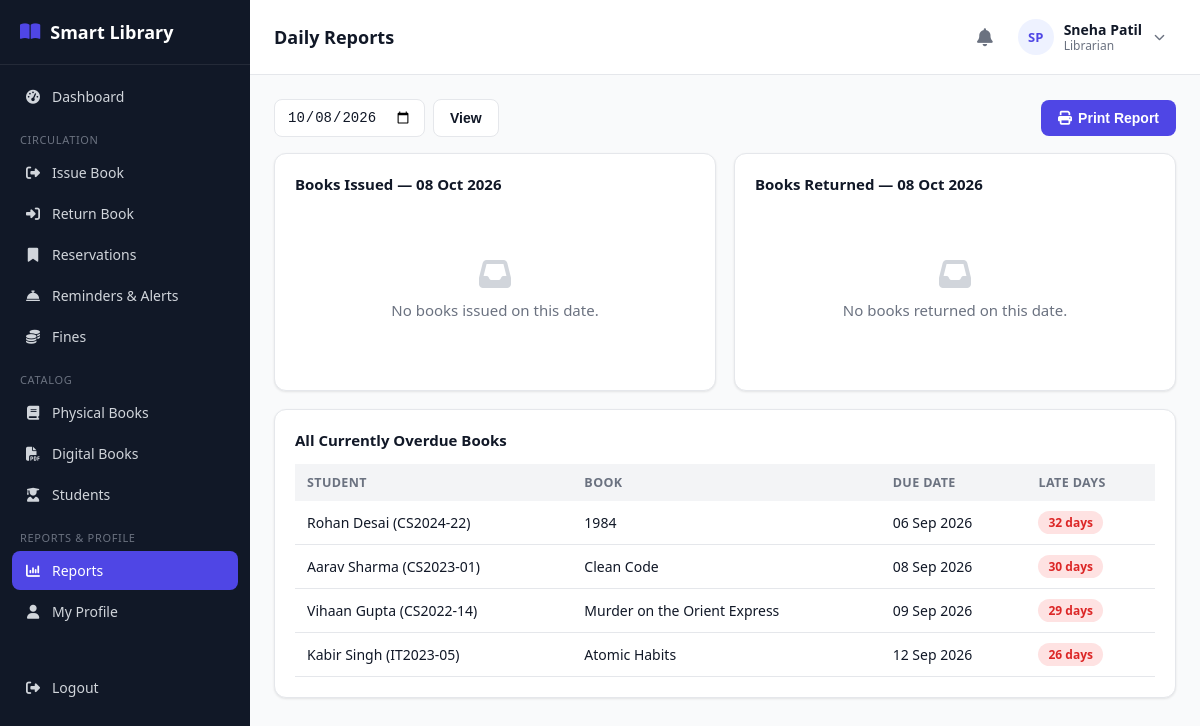
The page /librarian/reports.php (signed in) on the database its author committed.
### tables this page shows
CREATE TABLE book_issues (
    id INT AUTO_INCREMENT PRIMARY KEY,
    student_id INT NOT NULL,
    book_id INT NOT NULL,
    issued_by INT DEFAULT NULL,           
    issue_date DATE NOT NULL,
    due_date DATE NOT NULL,
    return_date DATE DEFAULT NULL,
    status ENUM('issued','returned','overdue','lost') NOT NULL DEFAULT 'issued',
    created_at TIMESTAMP DEFAULT CURRENT_TIMESTAMP,
    FOREIGN KEY (student_id) REFERENCES students(id) ON DELETE CASCADE,
    FOREIGN KEY (book_id) REFERENCES books(id) ON DELETE CASCADE,
    FOREIGN KEY (issued_by) REFERENCES users(id) ON DELETE SET NULL
);

CREATE TABLE users (
    id INT AUTO_INCREMENT PRIMARY KEY,
    name VARCHAR(120) NOT NULL,
    email VARCHAR(150) NOT NULL UNIQUE,
    password VARCHAR(255) NOT NULL,
    role ENUM('admin','librarian','student') NOT NULL,
    phone VARCHAR(20) DEFAULT NULL,
    photo VARCHAR(255) DEFAULT NULL,
    status ENUM('active','inactive') NOT NULL DEFAULT 'active',
    reset_token VARCHAR(255) DEFAULT NULL,
    reset_expires DATETIME DEFAULT NULL,
    created_at TIMESTAMP DEFAULT CURRENT_TIMESTAMP,
    updated_at TIMESTAMP DEFAULT CURRENT_TIMESTAMP ON UPDATE CURRENT_TIMESTAMP
);

CREATE TABLE students (
    id INT AUTO_INCREMENT PRIMARY KEY,
    user_id INT NOT NULL,
    roll_number VARCHAR(40) NOT NULL UNIQUE,
    course VARCHAR(100) DEFAULT NULL,
    department VARCHAR(100) DEFAULT NULL,
    year VARCHAR(20) DEFAULT NULL,
    division VARCHAR(20) DEFAULT NULL,
    address VARCHAR(255) DEFAULT NULL,
    registration_date DATE NOT NULL,
    max_books INT NOT NULL DEFAULT 3,
    created_at TIMESTAMP DEFAULT CURRENT_TIMESTAMP,
    updated_at TIMESTAMP DEFAULT CURRENT_TIMESTAMP ON UPDATE CURRENT_TIMESTAMP,
    FOREIGN KEY (user_id) REFERENCES users(id) ON DELETE CASCADE
);

CREATE TABLE books (
    id INT AUTO_INCREMENT PRIMARY KEY,
    isbn VARCHAR(30) NOT NULL UNIQUE,
    title VARCHAR(200) NOT NULL,
    author_id INT DEFAULT NULL,
    category_id INT DEFAULT NULL,
    publisher_id INT DEFAULT NULL,
    publication_year YEAR DEFAULT NULL,
    edition VARCHAR(30) DEFAULT NULL,
    language VARCHAR(40) DEFAULT 'English',
    pages INT DEFAULT NULL,
    price DECIMAL(10,2) DEFAULT 0.00,
    shelf_number VARCHAR(30) DEFAULT NULL,
    total_copies INT NOT NULL DEFAULT 1,
    available_copies INT NOT NULL DEFAULT 1,
    description TEXT DEFAULT NULL,
    image VARCHAR(255) DEFAULT NULL,
    status ENUM('active','inactive') NOT NULL DEFAULT 'active',
    created_at TIMESTAMP DEFAULT CURRENT_TIMESTAMP,
    updated_at TIMESTAMP DEFAULT CURRENT_TIMESTAMP ON UPDATE CURRENT_TIMESTAMP,
    FOREIGN KEY (author_id) REFERENCES authors(id) ON DELETE SET NULL,
    FOREIGN KEY (category_id) REFERENCES categories(id) ON DELETE SET NULL,
    FOREIGN KEY (publisher_id) REFERENCES publishers(id) ON DELETE SET NULL,
    INDEX idx_title (title),
    INDEX idx_isbn (isbn)
);

### includes/functions.php (called while the page is built, shortened)
<?php
function e($value) {
    return htmlspecialchars($value ?? '', ENT_QUOTES, 'UTF-8');
}
function fmtDate($date) {
    return date('d M Y', strtotime($date));
}

### librarian/reports.php (the view, shortened to what this page needs)
<?php
require_once __DIR__ . '/../includes/functions.php';
require_once __DIR__ . '/../includes/auth-check.php';
$date = $_GET['date'] ?? date('Y-m-d');
$issuedToday = $pdo->prepare("
    SELECT u.name student, s.roll_number, b.title, bi.due_date
    FROM book_issues bi JOIN students s ON s.id=bi.student_id JOIN users u ON u.id=s.user_id JOIN books b ON b.id=bi.book_id
    WHERE bi.issue_date = ? ORDER BY bi.id DESC");
$issuedToday->execute([$date]);
$issuedToday = $issuedToday->fetchAll();
$returnedToday = $pdo->prepare("
    SELECT u.name student, s.roll_number, b.title, br.late_days, br.fine_amount
    FROM book_returns br JOIN book_issues bi ON bi.id=br.issue_id JOIN students s ON s.id=bi.student_id JOIN users u ON u.id=s.user_id JOIN books b ON b.id=bi.book_id
    WHERE br.return_date = ? ORDER BY br.id DESC");
$returnedToday->execute([$date]);
$returnedToday = $returnedToday->fetchAll();
$overdueList = $pdo->query("
    SELECT u.name student, s.roll_number, b.title, bi.due_date, DATEDIFF(CURDATE(), bi.due_date) late_days
    FROM book_issues bi JOIN students s ON s.id=bi.student_id JOIN users u ON u.id=s.user_id JOIN books b ON b.id=bi.book_id
    WHERE bi.status='issued' AND bi.due_date < CURDATE() ORDER BY late_days DESC")->fetchAll();
include __DIR__ . '/../includes/header.php';
?>
<div class="table-toolbar no-print">
    <form method="GET" class="flex gap-2">
        <input type="date" name="date" class="form-control" value="<?= e($date) ?>">
        <button class="btn btn-outline" type="submit">View</button>
    </form>
    <button class="btn btn-primary" onclick="window.print()"><i class="fa-solid fa-print"></i> Print Report</button>
</div>
<div class="grid grid-2">
    <div class="card">
        <h3>Books Issued — <?= fmtDate($date) ?></h3>
        <?php if (!$issuedToday): ?>
            <div class="empty-state"><i class="fa-solid fa-inbox"></i>No books issued on this date.</div>
        <?php endif; ?>
    </div>
    <div class="card">
        <h3>Books Returned — <?= fmtDate($date) ?></h3>
        <?php if (!$returnedToday): ?>
            <div class="empty-state"><i class="fa-solid fa-inbox"></i>No books returned on this date.</div>
        <?php endif; ?>
    </div>
</div>
<div class="card" style="margin-top:18px;">
    <h3>All Currently Overdue Books</h3>
    <?php if (!$overdueList): ?>
        <div class="empty-state"><i class="fa-solid fa-circle-check"></i>Nothing overdue right now.</div>
    <?php else: ?>
    <div class="table-wrap"><table class="data-table">
        <thead><tr><th>Student</th><th>Book</th><th>Due Date</th><th>Late Days</th></tr></thead>
        <tbody><?php foreach ($overdueList as $r): ?>
            <tr><td><?= e($r['student']) ?> (<?= e($r['roll_number']) ?>)</td><td><?= e($r['title']) ?></td><td><?= fmtDate($r['due_date']) ?></td><td><span class="badge badge-red"><?= (int)$r['late_days'] ?> days</span></td></tr>
        <?php endforeach; ?></tbody>
    </table></div>
    <?php endif; ?>
</div>
<?php include __DIR__ . '/../includes/footer.php'; ?>

### assets/css/style.css (style rules this page uses)
:root { --primary: #4f46e5; --primary-dark: #4338ca; --primary-light: #eef2ff; --success: #16a34a; --success-light: #dcfce7; --warning: #ca8a04; --warning-light: #fef9c3; --danger: #dc2626; --danger-light: #fee2e2; --gray: #6b7280; --gray-light: #f3f4f6; --border: #e5e7eb; --text: #111827; --text-muted: #6b7280; --bg: #f9fafb; --white: #ffffff; --sidebar-w: 250px; --radius: 12px; --shadow: 0 1px 3px rgba(0,0,0,0.06), 0 1px 2px rgba(0,0,0,0.04); }
* { box-sizing: border-box; }
body { margin: 0; font-family: 'Segoe UI', system-ui, -apple-system, Roboto, sans-serif; background: var(--bg); color: var(--text); font-size: 15px; }
.grid { display: grid; gap: 18px; }
.grid-2 { grid-template-columns: repeat(2, 1fr); }
.card { background: var(--white); border: 1px solid var(--border); border-radius: var(--radius); box-shadow: var(--shadow); padding: 20px; }
.card h3 { margin: 0 0 14px; font-size: 15px; font-weight: 700; }
.btn { display: inline-flex; align-items: center; gap: 6px; padding: 9px 16px; border-radius: 8px; border: 1px solid transparent; font-size: 14px; font-weight: 600; cursor: pointer; text-decoration: none; }
.btn-primary { background: var(--primary); color: #fff; }
.btn-outline { background: #fff; border-color: var(--border); color: var(--text); }
.form-control { width: 100%; padding: 9px 12px; border: 1px solid var(--border); border-radius: 8px; font-size: 14px; background: #fff; color: var(--text); }
.table-wrap { overflow-x: auto; }
table.data-table { width: 100%; border-collapse: collapse; font-size: 14px; }
.data-table th { text-align: left; padding: 10px 12px; background: var(--gray-light); font-weight: 700; font-size: 12.5px; text-transform: uppercase; letter-spacing: 0.03em; color: var(--text-muted); white-space: nowrap; }
.data-table td { padding: 10px 12px; border-bottom: 1px solid var(--border); vertical-align: middle; }
.table-toolbar { display: flex; justify-content: space-between; align-items: center; margin-bottom: 16px; gap: 12px; flex-wrap: wrap; }
.badge { padding: 3px 10px; border-radius: 999px; font-size: 12px; font-weight: 700; display: inline-block; }
.badge-red { background: var(--danger-light); color: var(--danger); }
.empty-state { text-align: center; padding: 50px 20px; color: var(--text-muted); }
.empty-state i { font-size: 32px; margin-bottom: 10px; display: block; color: #d1d5db; }
.flex { display: flex; }
.gap-2 { gap: 8px; }

### rows shown on the page
book_issues: users.name "Rohan Desai", student.roll_number "CS2024-22", book.title "1984", due_date "06 Sep 2026", late_days "32"
book_issues: users.name "Aarav Sharma", student.roll_number "CS2023-01", book.title "Clean Code", due_date "08 Sep 2026", late_days "30"
book_issues: users.name "Vihaan Gupta", student.roll_number "CS2022-14", book.title "Murder on the Orient Express", due_date "09 Sep 2026", late_days "29"
book_issues: users.name "Kabir Singh", student.roll_number "IT2023-05", book.title "Atomic Habits", due_date "12 Sep 2026", late_days "26"

### other values the page prints
$label "Dashboard"
$item['_section'] "CIRCULATION"
$label "Issue Book"
$label "Return Book"
$label "Reservations"
$label "Reminders & Alerts"
$label "Fines"
$item['_section'] "CATALOG"
$label "Physical Books"
$label "Digital Books"
$label "Students"
$item['_section'] "REPORTS & PROFILE"
$label "Reports"
$label "My Profile"
$pageTitle "Daily Reports"
